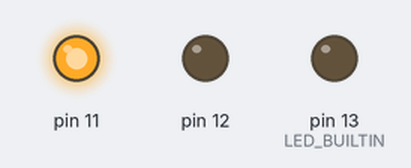
A sketch run on a simulated Arduino Uno, built with avr-gcc and run on an emulated ATmega328P. Parts: output pins drawn as LEDs (lit = HIGH).

Above: at 1.5 s.
At 5.5 s:
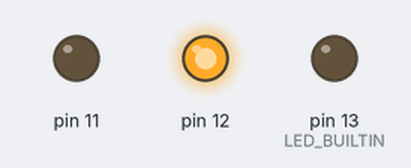
At 9.0 s:
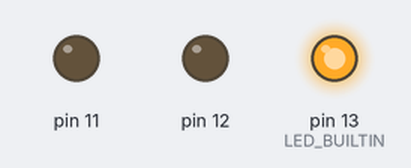
At 11.5 s:
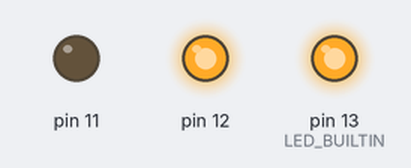
At 14.5 s:
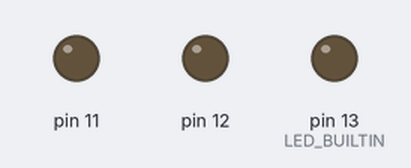
At 18.5 s:
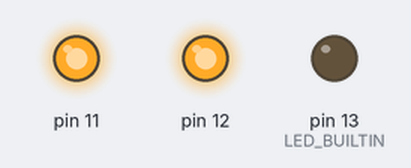
Timing chart, 0 to 19.5 s (numbered marks = the images above):
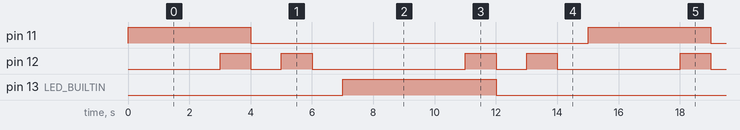

The sketch:

Traffic-light.ino
```cpp
// (licence header left out)
// the setup function runs once when you press reset or power the board
void setup() {
  pinMode(LED_BUILTIN, OUTPUT);
  pinMode(12, OUTPUT);
  pinMode(11, OUTPUT);
}

// the loop function runs over and over again forever
void loop() {
  blinkRed();
  blinkYellow(false);
  blinkGreen();
  blinkYellow(true);
}

void blinkYellow(bool reverse) {
  for(int i = 1; i < 5; i++) {
    digitalWrite(11, i == 1 && !reverse ? HIGH : LOW);
    digitalWrite(LED_BUILTIN, i == 1 && reverse ? HIGH : LOW);
    digitalWrite(12, i % 2 ? HIGH : LOW);
    delay(1000);
  }
}

void blinkGreen() {
  digitalWrite(11, LOW);
  digitalWrite(LED_BUILTIN, HIGH);
  digitalWrite(12, LOW);
  delay(4000);
}

void blinkRed() {
  digitalWrite(11, HIGH);
  digitalWrite(LED_BUILTIN, LOW);
  digitalWrite(12, LOW);
  delay(3000);
}
```

Measured:
- by itself, pin 11: alternates HIGH for 4.0 s and LOW for 11.0 s
- by itself, pin 12: repeats every 15.0 s: LOW 1.0 s, HIGH 1.0 s, LOW 5.0 s, HIGH 1.0 s, LOW 1.0 s, HIGH 1.0 s, LOW 4.0 s, HIGH 1.0 s
- by itself, pin 13 (LED_BUILTIN): alternates HIGH for 5.0 s and LOW for 10.0 s
